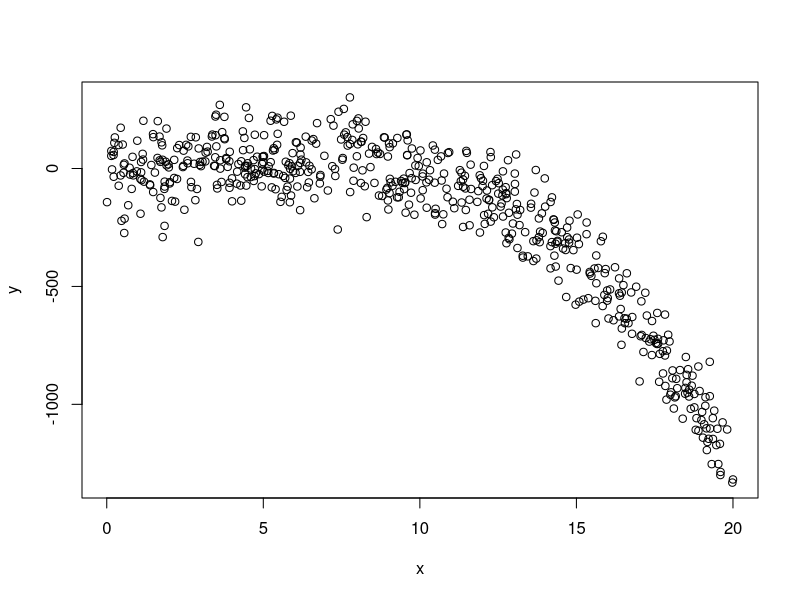

Generate this figure with R:
## ---- chunk 1
#| label: setup
#| include: false
set.seed(2112)
library(palmerpenguins)
peng <- penguins[complete.cases(penguins), ]
## ---- chunk 2
nrow(peng)
## ---- chunk 3
lm1 <- lm(body_mass_g ~ flipper_length_mm + bill_length_mm + bill_depth_mm,
    data = peng)
lm2 <- lm(body_mass_g ~ flipper_length_mm,
    data = peng)
anova(lm2, lm1)
## ---- chunk 4
anova(lm1)
## ---- chunk 5
anova(lm2)
## ---- chunk 6
s2 <- 50814912/329
s2
## ---- chunk 7
(51211963 - 50814912)/ (2 * s2)
## ---- chunk 8
print(1- pf(1.28539, 2, 329))
## ---- chunk 9
## Try changing the order to see how the significance changes!
mylm <- lm(mpg ~ qsec + disp + wt, data = mtcars)
anova(mylm)
summary(mylm)$coef # No obvious connection to anova
## ---- chunk 10
x <- runif(600, 0, 20)
y <- 2 - 3*x + 3*x^2 - 0.3*x^3 + rnorm(600, 0, 100)
plot(y ~ x)
mylm <- lm(y ~ x + I(x^2) + I(x^3) + I(x^4) + I(x^5) + I(x^6))
anova(mylm)
## ---- chunk 11
anova(lm(mpg ~ disp, data = mtcars))
anova(lm(mpg ~ disp + wt, data = mtcars))
## ---- chunk 12
anova(
    lm(mpg ~ disp + wt, data = mtcars),
    lm(mpg ~ disp + wt + qsec, data = mtcars)
)
anova(
    lm(mpg ~ disp + qsec, data = mtcars),
    lm(mpg ~ disp + wt + qsec, data = mtcars)
)
anova(
    lm(mpg ~ wt + qsec, data = mtcars),
    lm(mpg ~ disp + wt + qsec, data = mtcars)
)
